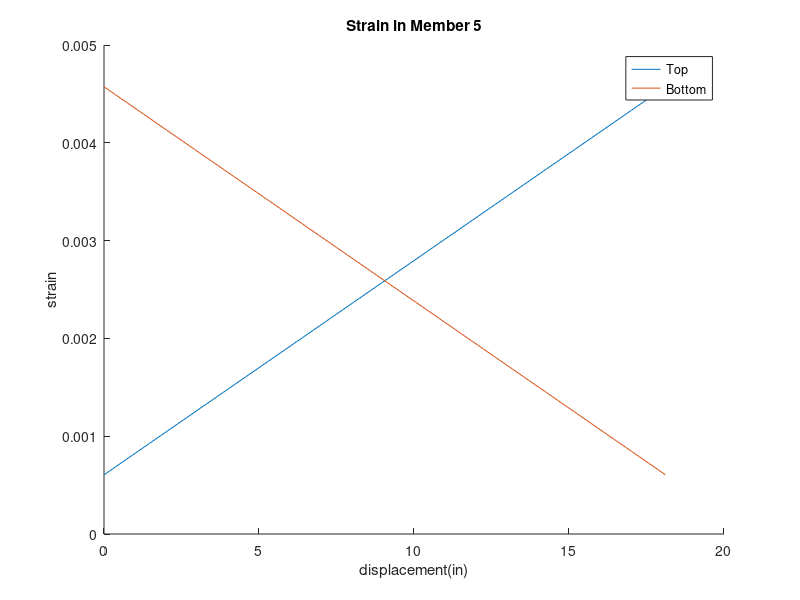
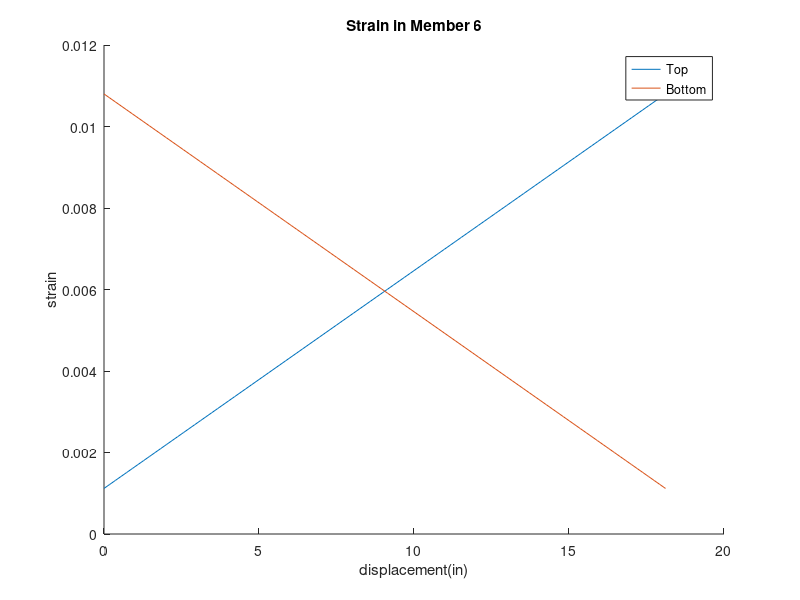

MATLAB code to generate these figures, in order:
clc,clear

E=10200;      
%Elastic Modulus

b=1;
h=.25;

I=(1/12)*b*h^3;      
%I=Secod Moment of Area

L=[16;8;8;16;sqrt(8^2+16.25^2);sqrt(8^2+16.25^2);16.25];              
%Length

DOF=12;             
%Degrees of freedom

member_id=7;       
%Member number

%Begin itteration variables
i=1;
j=1;
k=1;
l=1;
m=1;
%End itteration variables

A=b*h;
%Area

snn=[4,5,6,7,8,9,13,14,15,16,17,18];     
%Unknown Matrix

theta=[0;0;0;0;atan(16.25/8);-atan(16.25/8);-pi()/2];
%Theta matrix

p=[0;0;-600/1000;0;15/1000;0;0;-20/1000;0;0;0;0];   
%Force Matrix

s=zeros(DOF);
%Preallocating s matrix

while i<=DOF
    while j<=DOF
        while k<=member_id
            kmatrix=(E*I/(L(k,1)^3))*[A*L(k,1)^2/I,0,0,-A*L(k,1)^2/I,0,0;0,12,6*L(k,1),0,-12,6*L(k,1);0,6*L(k,1),4*(L(k,1))^2,0,-6*L(k,1),2*(L(k,1))^2;-A*L(k,1)^2/I,0,0,A*L(k,1)^2/I,0,0;0,-12,-6*L(k,1),0,12,-6*L(k,1);0,6*L(k,1),2*(L(k,1))^2,0,-6*L(k,1),4*(L(k,1))^2];
            %Above is the k matrix
            T=[cos(theta(k,1)),sin(theta(k,1)),0,0,0,0;-sin(theta(k,1)),cos(theta(k,1)),0,0,0,0;0,0,1,0,0,0;0,0,0,cos(theta(k,1)),sin(theta(k,1)),0;0,0,0,-sin(theta(k,1)),cos(theta(k,1)),0;0,0,0,0,0,1];
            knn=T'*kmatrix*T;
            id=k;
            if k==5
                kn=[13,14,15,4,5,6];
                while l<=6                
                    while m<=6
                        if snn(1,i)==kn(1,l)
                            if snn(1,j)==kn(1,m)
                                s(j,i)=s(j,i)+knn(l,m);
                            end
                        end
                        m=m+1;
                    end
                    l=l+1;
                    m=1;
                end
                l=1;
            end
            if k==6
                kn=[4,5,6,16,17,18];
                while l<=6                
                    while m<=6
                        if snn(1,i)==kn(1,l)
                            if snn(1,j)==kn(1,m)
                                s(j,i)=s(j,i)+knn(l,m);
                            end
                        end
                        m=m+1;
                    end
                    l=l+1;
                    m=1;
                end
                l=1;
            end
            if k==7
                kn=[7,8,9,16,17,18];
                while l<=6                
                    while m<=6
                        if snn(1,i)==kn(1,l)
                            if snn(1,j)==kn(1,m)
                                s(j,i)=s(j,i)+knn(l,m);
                            end
                        end
                        m=m+1;
                    end
                    l=l+1;
                    m=1;
                end
                l=1;
            end
            if k==1||k==2
                kn=[1,2,3,4,5,6]+(k-1)*3;
                while l<=6                
                    while m<=6
                        if snn(1,i)==kn(1,l)
                            if snn(1,j)==kn(1,m)
                                s(j,i)=s(j,i)+knn(l,m);
                            end
                        end
                        m=m+1;
                    end
                    l=l+1;
                    m=1;
                end
            l=1;            
            end
            if k==3||k==4
                kn=[10,11,12,13,14,15]+(k-3)*3;
                while l<=6                
                    while m<=6
                        if snn(1,i)==kn(1,l)
                            if snn(1,j)==kn(1,m)
                                s(j,i)=s(j,i)+knn(l,m);
                            end
                        end
                        m=m+1;
                    end
                    l=l+1;
                    m=1;
                end
            l=1;            
            end
           k=k+1;
        end
        j=j+1;
        k=1;
     end
     i=i+1;
     j=1;
end
s=s.*(abs(s)>1*10^-13);
%S matrix corrected removing rounding errors

%Calculated displacement
d=s\p;
disp('d =')
disp(d(:,1))

%V begin matricies
v(1,:)=[0;0;0;d(1,1);d(2,1);d(3,1)];
v(2,:)=[d(1,1);d(2,1);d(3,1);d(4,1);d(5,1);d(6,1)];
v(3,:)=[0;0;0;d(7,1);d(8,1);d(9,1)];
v(4,:)=[d(7,1);d(8,1);d(9,1);d(10,1);d(11,1);d(12,1)];
v(5,:)=[d(7,1);d(8,1);d(9,1);d(1,1);d(2,1);d(3,1)];
v(6,:)=[d(1,1);d(2,1);d(3,1);d(10,1);d(11,1);d(12,1)];
v(7,:)=[d(4,1);d(5,1);d(6,1);d(10,1);d(11,1);d(12,1)];
%End v matricies

while k<=member_id
    kmatrix=(E*I/(L(k,1)^3))*[A*L(k,1)^2/I,0,0,-A*L(k,1)^2/I,0,0;0,12,6*L(k,1),0,-12,6*L(k,1);0,6*L(k,1),4*(L(k,1))^2,0,-6*L(k,1),2*(L(k,1))^2;-A*L(k,1)^2/I,0,0,A*L(k,1)^2/I,0,0;0,-12,-6*L(k,1),0,12,-6*L(k,1);0,6*L(k,1),2*(L(k,1))^2,0,-6*L(k,1),4*(L(k,1))^2];
    %Above is the k matrix
    T=[cos(theta(k,1)),sin(theta(k,1)),0,0,0,0;-sin(theta(k,1)),cos(theta(k,1)),0,0,0,0;0,0,1,0,0,0;0,0,0,cos(theta(k,1)),sin(theta(k,1)),0;0,0,0,-sin(theta(k,1)),cos(theta(k,1)),0;0,0,0,0,0,1];
    knn=T.'*kmatrix*T;
    id=k;
    
    %Begining of the U matricies
    u(k,:)=T*v(k,:)';
    %End of U matricies
    
    %Begining of Q matricies
    Q(k,:)=knn*u(k,:)';
    %End of Q matricies
    
    %Begin force matrix
    F(k,:)=T'*Q(k,:)';
    %End force matrix
    
    k=k+1;
end


R=[F(1,1);F(1,2);F(1,3);F(3,1);F(3,2);F(3,3)];
%Force matrix


%Begin Stress calculations
Sa1=-Q(1,1)/A;
Sa2=-Q(2,1)/A;
Sa3=-Q(3,1)/A;
Sa4=-Q(4,1)/A;
Sa5=-Q(5,1)/A;
Sa6=-Q(6,1)/A;
Sa7=-Q(7,1)/A;
%End Stress calculations

%Begin Strain Calculations
ST1=Sa1/E;
ST2=Sa2/E;
ST3=Sa3/E;
ST4=Sa4/E;
ST5=Sa5/E;
ST6=Sa6/E;
ST7=Sa7/E;
%End Strain Calculations

k=1;
 while k<=member_id
            %begin Bending Stress Calculations
            Sb(k,:)=((Q(k,2)*L(k,1))-Q(k,3))*(h/2)/(I);
            %end Bending Stress Calculations
            k=k+1;
 end

%Begin Strain Calculations
STb1=Sb(1,:)/E;
STb2=Sb(2,:)/E;
STb3=Sb(3,:)/E;
STb4=Sb(4,:)/E;
STb5=Sb(5,:)/E;
STb6=Sb(6,:)/E;
STb7=Sb(7,:)/E;
%End Strain Calculations

%Begin plots of strain in members 5 and 6
%Plot of 5
x5=linspace(0,L(5,1),100);
Sb5(1,:)=((((Q(5,2)*x5)-Q(5,3))*(h/2)/(I))+Sa5)/E;
figure
hold on
xlabel('displacement(in)')
ylabel('strain')
title('Strain in Member 5')
plot(x5,Sb5)
plot(x5,fliplr(Sb5))
legend('Top','Bottom','Location','best');
hold off
figure 
%Plot of 6
x6=linspace(0,L(6,1),100);
Sb6(1,:)=((((Q(6,2)*x6)-Q(6,3))*(h/2)/(I))+Sa6)/E;
hold on
xlabel('displacement(in)')
ylabel('strain')
title('Strain in Member 6')
plot(x6,Sb6)
plot(x6,fliplr(Sb6))
legend('Top','Bottom','Location','best');
hold off
%End plots of strain in members 5 and 6


%Extra calculations to check force and moment numbers
Rsum=R(1,1)+R(4,1);
Rsum2=R(2,1)+R(5,1)-20/1000+15/1000;